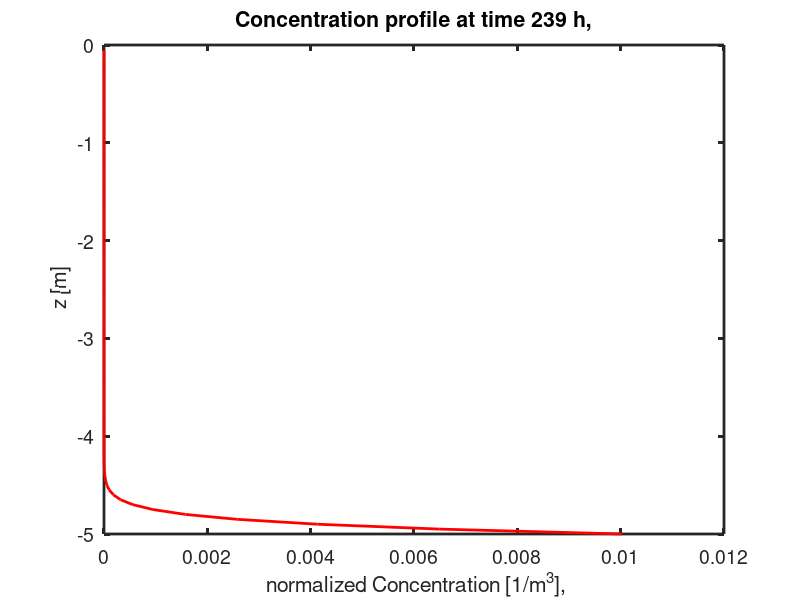
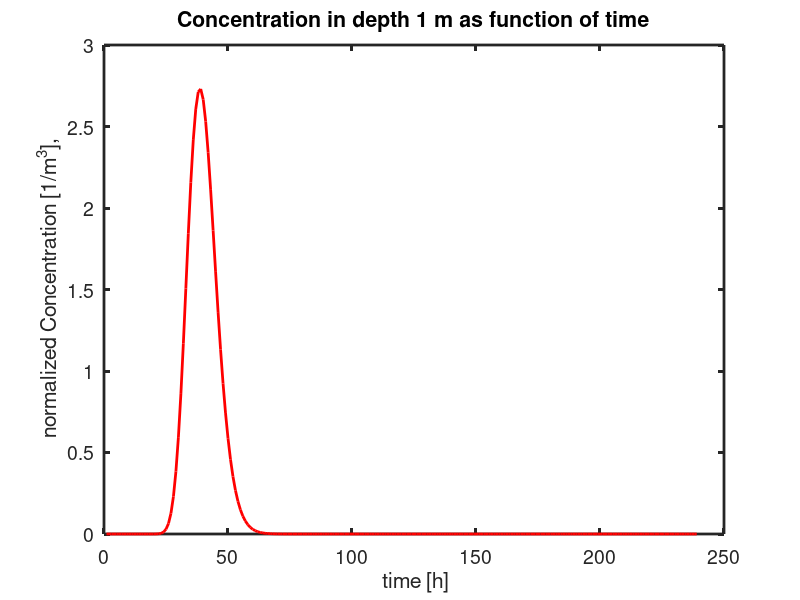

Source code (MATLAB) for these figures, in order:
     % Simulates solute transport under steady state conditions

clear all;
close all;

% set model parameters
D=7.6e-8;    % dispersion coefficient m^2/s -> come from tracer experiments (method of moments)
v=7.1e-6;    % average transport velocity m/s -> come from tracer experiments (method of moments)
Z_fix=1;   % select depth for plotting C(Z_fix,time)
dt= 3600;% timestep with in s
max_time= 10*86400; % maximum transport time s
dz=0.05; %grid  size m
maxz=5; %maximum depth m
z_crit=Z_fix; %critical depth

z=[0+dz:dz:maxz]'; % simulation grid
C_sim_cons=zeros(length(z),floor(max_time/dt)); % transport of the conservative tracer allocate memory

%time=zeros((max_time/dt),1);

% Initialise transport time
t_trans=0; %s

figure;
n=1; %set counter for movieframe

while t_trans < max_time;
time(n)=t_trans;
for i=1:length(z)
   C_sim_cons(i,n)=1/(sqrt(4*pi*D*t_trans))...
       *exp(-(z(i)-v*t_trans)^2/(4*D*t_trans));

end

plot(C_sim_cons(:,n),-z,'r-','linewidth',2);

hold off;
xlabel(' normalized Concentration [1/m^3],','fontsize',14);
ylabel(' z [m]','fontsize',14);
title(['Concentration profile at time ' num2str(t_trans/3600) ' h,'],'fontsize',14);
set(gca,'fontsize',14,'linewidth',2);
t_trans=t_trans+dt;  % increase transport time 

Mbla(n)=getframe;                  %Frame to capture a movie (sequence of plots) --> if not, plots are not visualized during runtime
n=n+1;                             %increase counter for movieframe
end

idepth=find(abs(z-Z_fix) <0.01);

figure;
h2=plot(time(:)/3600,C_sim_cons(idepth,:),'r-','linewidth',2);
title(['Concentration in depth ' num2str(Z_fix) ' m as function of time'],'fontsize',14);
xlabel(' time [h]','fontsize',14);
ylabel(' normalized Concentration [1/m^3],','fontsize',14);
set(gca,'fontsize',14,'linewidth',2);
